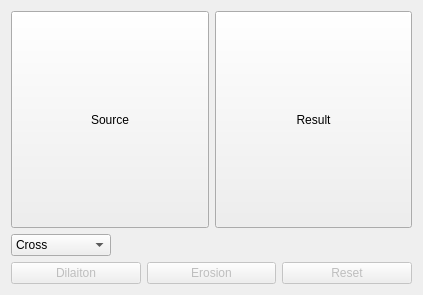
<?xml version="1.0" encoding="UTF-8"?>
<ui version="4.0">
 <class>Widget</class>
 <widget class="QWidget" name="Widget">
  <property name="geometry">
   <rect>
    <x>0</x>
    <y>0</y>
    <width>423</width>
    <height>295</height>
   </rect>
  </property>
  <property name="windowTitle">
   <string>Morphology</string>
  </property>
  <property name="windowIcon">
   <iconset>
    <normaloff>../../demos/qtdemo/qtdemo.ico</normaloff>../../demos/qtdemo/qtdemo.ico</iconset>
  </property>
  <layout class="QGridLayout" name="gridLayout">
   <item row="0" column="0">
    <layout class="QHBoxLayout" name="horizontalLayout">
     <item>
      <widget class="QToolButton" name="toolButton">
       <property name="sizePolicy">
        <sizepolicy hsizetype="Expanding" vsizetype="Expanding">
         <horstretch>0</horstretch>
         <verstretch>0</verstretch>
        </sizepolicy>
       </property>
       <property name="minimumSize">
        <size>
         <width>100</width>
         <height>100</height>
        </size>
       </property>
       <property name="text">
        <string>Source</string>
       </property>
      </widget>
     </item>
     <item>
      <widget class="QToolButton" name="toolButton_2">
       <property name="sizePolicy">
        <sizepolicy hsizetype="Expanding" vsizetype="Expanding">
         <horstretch>0</horstretch>
         <verstretch>0</verstretch>
        </sizepolicy>
       </property>
       <property name="minimumSize">
        <size>
         <width>100</width>
         <height>100</height>
        </size>
       </property>
       <property name="text">
        <string>Result</string>
       </property>
      </widget>
     </item>
    </layout>
   </item>
   <item row="1" column="0">
    <widget class="QComboBox" name="comboBox">
     <property name="sizePolicy">
      <sizepolicy hsizetype="Fixed" vsizetype="Fixed">
       <horstretch>0</horstretch>
       <verstretch>0</verstretch>
      </sizepolicy>
     </property>
     <property name="minimumSize">
      <size>
       <width>100</width>
       <height>0</height>
      </size>
     </property>
     <property name="maximumSize">
      <size>
       <width>100</width>
       <height>16777215</height>
      </size>
     </property>
     <item>
      <property name="text">
       <string>Cross</string>
      </property>
     </item>
     <item>
      <property name="text">
       <string>Rectangular</string>
      </property>
     </item>
    </widget>
   </item>
   <item row="2" column="0">
    <layout class="QHBoxLayout" name="horizontalLayout_2">
     <item>
      <widget class="QPushButton" name="DilationBtn">
       <property name="enabled">
        <bool>false</bool>
       </property>
       <property name="text">
        <string>Dilaiton</string>
       </property>
      </widget>
     </item>
     <item>
      <widget class="QPushButton" name="ErosionBtn">
       <property name="enabled">
        <bool>false</bool>
       </property>
       <property name="text">
        <string>Erosion</string>
       </property>
      </widget>
     </item>
     <item>
      <widget class="QPushButton" name="ResetBtn">
       <property name="enabled">
        <bool>false</bool>
       </property>
       <property name="text">
        <string>Reset</string>
       </property>
      </widget>
     </item>
    </layout>
   </item>
  </layout>
 </widget>
 <layoutdefault spacing="6" margin="11"/>
 <resources/>
 <connections/>
</ui>
